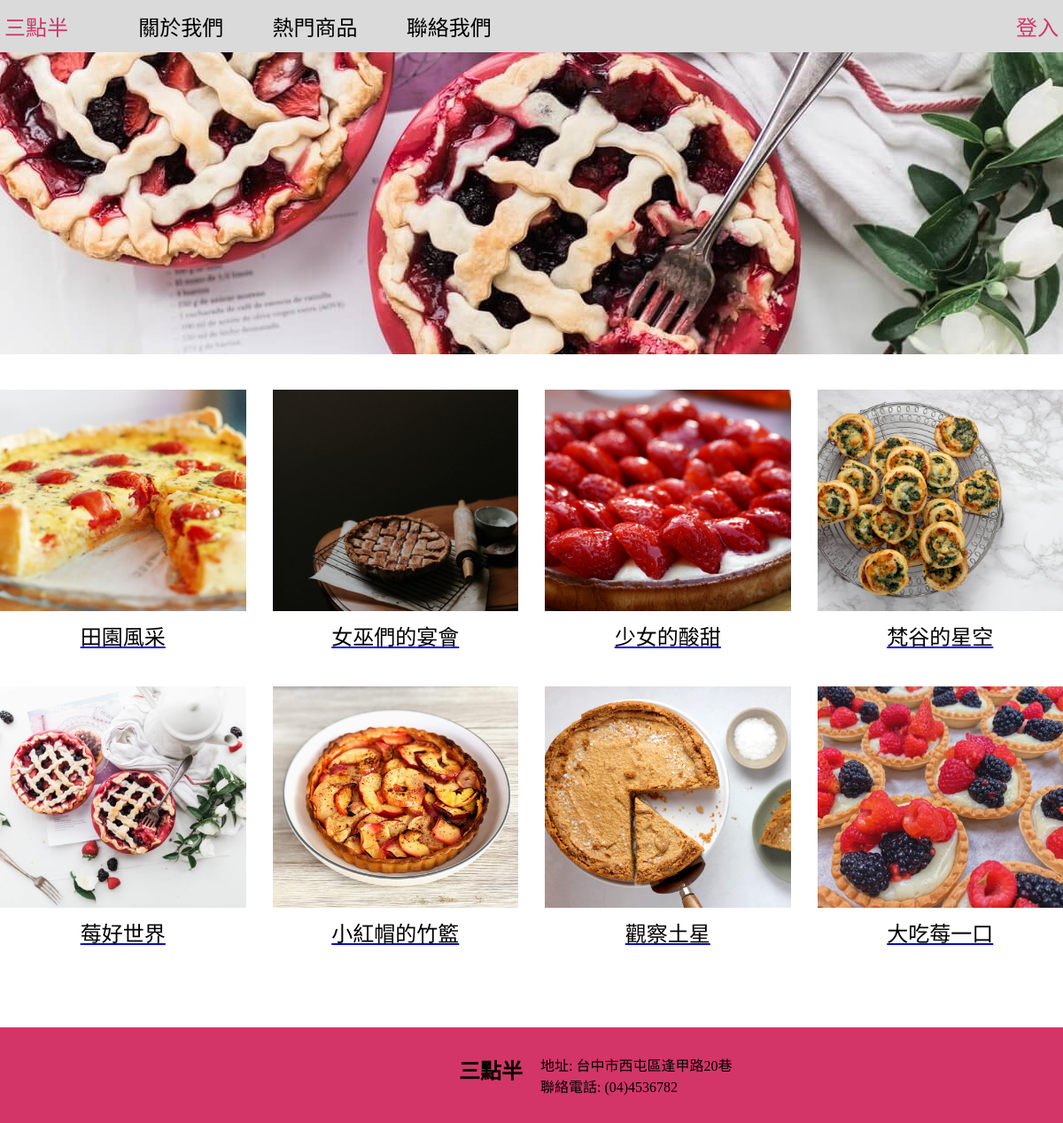
The page /product.php on the database its author committed.
### tables this page shows
CREATE TABLE product(
    id int not null auto_increment primary key,
    productName varchar(10) not null,
    price int not null
);

### product.php (the view, shortened to what this page needs)
<?php
require_once("connect.php");
$searchAll = "SELECT * FROM `product`";
$result = mysqli_query($link, $searchAll);
?>
<!DOCTYPE html>
<html lang="zh">
<head>
    <link rel="stylesheet" href="./CSS/productStyle.css">
</head>
<body>
    <nav>
        <div id="box">
            <div id="link">
                <a href="index.php">三點半</a>
                <a href="index.php">關於我們</a>
                <a href="index.php">熱門商品</a>
                <a href="index.php">聯絡我們</a>
            </div>
            <div></div>
            <div id="member">
                <?php if(isset($_SESSION["uid"])) { ?>
                    <a href="member.php">會員中心</a>
                    &nbsp;
                    <a href="buyBus.php">購物車</a>
                    <a href="index.php?logout=1">登出</a>
                <?php } else { ?>
                    <a id="loginOpen">登入</a>
                <?php } ?>
            </div>
        </div>
    </nav>
    <div id="banner"></div>
        <div id="product">
            <?php while( $row = mysqli_fetch_assoc($result) ) { ?>
                <a href="oneProduct.php?productId=<?= $row["id"] ?>">
                    <div>
                        <div class="image" style="background-image: url(CSS/product<?= $row["id"] ?>.jpg)"></div>
                        <p><?= $row["productName"] ?></p>
                    </div>
                </a>
            <?php } ?>
        </div>
    <footer>
        <div id="contact">
            <div id="logo">
                <h2>三點半</h2>
            </div>
            <div id="content">
                <p>
                    地址: 台中市西屯區逢甲路20巷<br>
                    聯絡電話: (04)4536782
                </p>
            </div>
        </div>
    </footer>
</body>
</html>

### CSS/productStyle.css (style rules this page uses)
* { margin: 0; padding: 0; -webkit-box-sizing: border-box; box-sizing: border-box; font-family: 微軟正黑體; }
nav { background: #dadada; position: fixed; width: 100%; }
nav #box { width: 1200px; margin: 0 auto; display: -ms-grid; display: grid; -ms-grid-columns: 50% 30% 20%; grid-template-columns: 50% 30% 20%; padding: 12px 5px; }
nav #box a { text-decoration: none; color: black; font-size: 24px; }
nav #box a:nth-child(1) { color: #d33569; }
nav #box #link { display: -ms-grid; display: grid; -ms-grid-columns: (1fr)[4]; grid-template-columns: repeat(4, 1fr); grid-gap: 10px; }
nav #box #member { text-align: right; }
#banner { width: 100%; height: 400px; background-image: url(index_banner.jpg); background-position: center; }
#product { width: 1200px; margin: 0 auto; text-align: center; display: -ms-grid; display: grid; -ms-grid-columns: (1fr)[4]; grid-template-columns: repeat(4, 1fr); grid-gap: 30px; margin-top: 40px; text-align: center; }
#product div { text-decoration: none; color: black; }
#product div .image { width: 100%; height: 250px; background-position: center; background-size: cover; }
#product div p { margin-top: 10px; margin-bottom: 10px; font-size: 24px; }
footer { width: 100%; background: #d33569; padding-top: 30px; padding-bottom: 30px; margin-top: 80px; }
footer #contact { width: 600px; margin: 0 auto; display: -ms-grid; display: grid; -ms-grid-columns: (1fr)[2]; grid-template-columns: repeat(2, 1fr); grid-gap: 20px; }
footer #contact #logo { text-align: right; }

### rows shown on the page
product: shows a picture, productName "田園風采"
product: shows a picture, productName "女巫們的宴會"
product: shows a picture, productName "少女的酸甜"
product: shows a picture, productName "梵谷的星空"
product: shows a picture, productName "莓好世界"
product: shows a picture, productName "小紅帽的竹籃"
product: shows a picture, productName "觀察土星"
product: shows a picture, productName "大吃莓一口"
